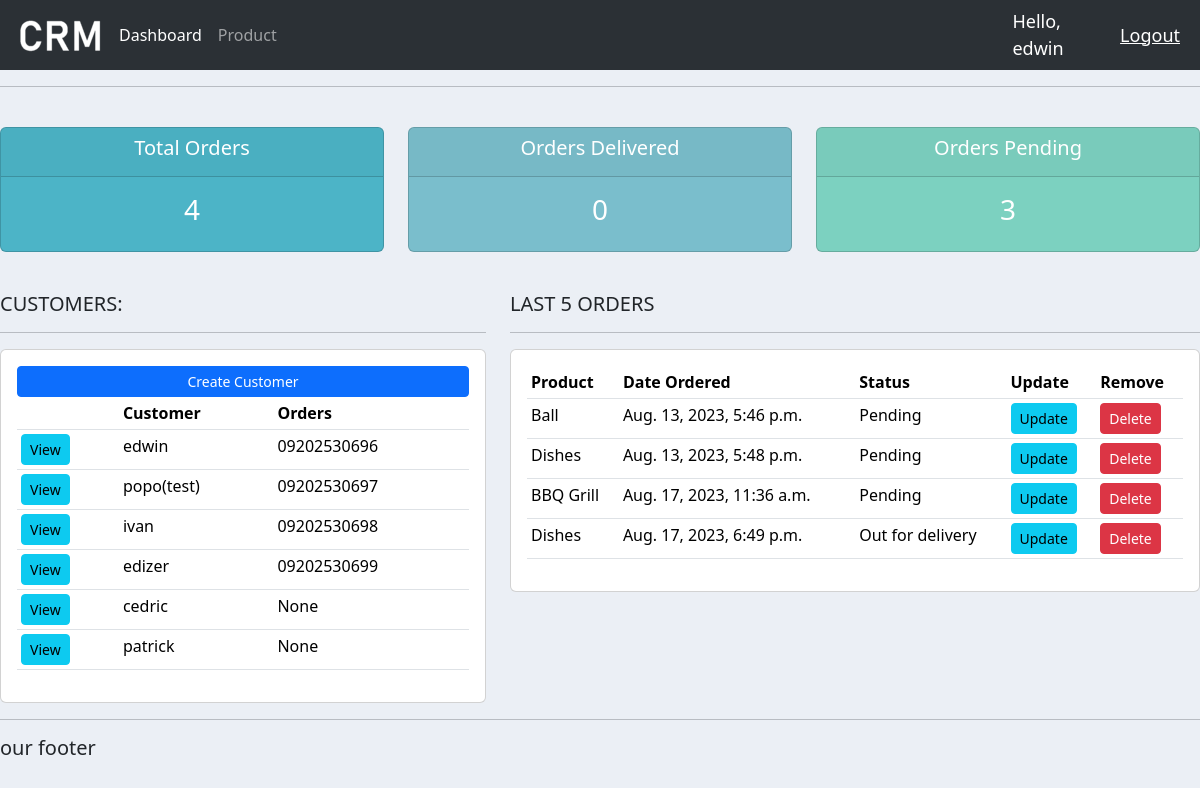
The app's page / (signed in) with its own data.
### accounts/models.py (models this page shows, shortened)
class Customer(models.Model):
    user = models.OneToOneField(User, null=True, blank=True, on_delete=models.CASCADE)
    name = models.CharField(max_length=200, null=True)
    phone = models.CharField(max_length=200, null=True)
    email = models.CharField(max_length=200, null=True)
    profile_pic = models.ImageField(default="profile.jpg", null=True, blank=True)
    date_created = models.DateTimeField(auto_now_add=True, null=True)

class Order(models.Model):
    STATUS = (
        ('Pending', 'Pending'),
        ('Out for delivery', 'Out for delivery'),
        ('Delivered', 'Delivered'),
    )
    customer = models.ForeignKey(Customer, null=True, on_delete=models.SET_NULL)
    product = models.ForeignKey(Product, null=True, on_delete=models.SET_NULL)
    date_created = models.DateTimeField(auto_now_add=True, null=True)
    status = models.CharField(max_length=200, null=True, choices=STATUS)
    note = models.CharField(max_length=1000, null=True)

class Product(models.Model):
    CATEGORY = (
        ('Indoor', 'Indoor'),
        ('Out Door', 'Out Door'),
    )
    name = models.CharField(max_length=200, null=True)
    price = models.FloatField(null=True)
    category = models.CharField(max_length=200, null=True, choices=CATEGORY)
    description = models.CharField(max_length=200, null=True, blank=True)
    date_created = models.DateTimeField(auto_now_add=True, null=True)
    tags = models.ManyToManyField(Tag)
    def __str__(self):
        return self.name

### accounts/decorators.py (the view)
    def wrapper_function(request, *args, **kwargs):
        group = None
        if request.user.groups.exists():
            group = request.user.groups.all()[0].name
        if group == 'customer':
            return redirect('user_page')
        if group == 'admin':
            return view_func(request, *args, **kwargs)

### accounts/views.py (called while the page is built)
@login_required(login_url='login')
@admin_only
def home(request):
    orders = Order.objects.all()
    customers = Customer.objects.all()
    total_customers = customers.count()
    total_orders = orders.count()
    delivered = orders.filter(status='Delivered').count()
    pending = orders.filter(status='Pending').count()
    context = {'orders': orders, 'customers': customers,
               'total_customers':total_customers, 'total_orders':total_orders,
               'delivered':delivered, 'pending':pending
               }
    return render(request, 'accounts/dashboard.html', context)

### accounts/templates/accounts/dashboard.html
{% extends 'accounts/main.html' %}
{% block content %}
{% include 'accounts/status.html' %}
<br>
<div class="row">
    <div class="col-md-5">
        <h5>CUSTOMERS:</h5>
        <hr>
        <div class="card card-body">
            <a class="btn btn-primary btn-sm btn-block" href="">Create Customer
            </a>
            <table class="table table-sm">
                <tr>
                    <th></th>
                    <th>Customer</th>
                    <th>Orders</th>
                </tr>
                {% for customer in customers %}
                    <tr>
                        <td><a class="btn btn-sm btn-info" href="{% url 'customer' customer.id %}"> View</a></td>
                        <td>{{customer.name}}</td>
                        <td>{{customer.phone}}</td>
                    </tr>
                {% endfor %}
            </table>
        </div>
    </div>
    <div class="col-md-7">
        <h5>LAST 5 ORDERS</h5>
        <hr>
        <div class="card card-body">
            <table class="table table-sm">
                <tr>
                    <th>Product</th>
                    <th>Date Ordered</th>
                    <th>Status</th>
                    <th>Update</th>
                    <th>Remove</th>
                </tr>
                {% for order in orders %}
                    <tr>
                        <td>{{order.product}}</td>
                        <td>{{order.date_created}}</td>
                        <td>{{order.status}}</td>
                        <td> <a class="btn btn-sm btn-info" href="{% url 'update_order' order.id %}">Update</a></td>
                        <td> <a class="btn btn-sm btn-danger" href="{% url 'delete_order' order.id %}">Delete</a></td>
                    </tr>
                {% endfor %}
            </table>
        </div>
    </div>
</div>
{% endblock %}

### accounts/templates/accounts/main.html (shortened to what this page needs)
{% load static %}
<!DOCTYPE html>
<html lang="en">
<head>
    <link href="https://cdn.jsdelivr.net/npm/bootstrap@5.3.1/dist/css/bootstrap.min.css" rel="stylesheet">
    <link rel="stylesheet" href="{% static 'css/main.css' %}">
</head>
<body>
    {% include 'accounts/navbar.html' %}
    {% block content %}
    {% endblock %}
    <hr>
    <h5>our footer</h5>
</body>
</html>

### accounts/templates/accounts/navbar.html (shortened to what this page needs)
{% load static %}
<nav class="navbar navbar-expand-lg bg-body-tertiary bg-dark" data-bs-theme="dark">
    <div class="container-fluid">
      <img src="{% static 'images/logo.png' %}" alt="Logo">
      <div class="collapse navbar-collapse" id="navbarNav">
        <ul class="navbar-nav">
          {% if request.user.is_staff %}
          <li class="nav-item">
            <a class="nav-link active" aria-current="page" href="{% url 'home' %}">Dashboard</a>
          </li>
          <li class="nav-item">
            <a class="nav-link" href="{% url 'products' %}">Product</a>
          </li>
          {% else %}
          <li class="nav-item">
            <a class="nav-link" href="{% url 'account' %}">Settings</a>
          </li>
          {% endif %}
        </ul>
      </div>
    </div>
    <span class="hello-msg">Hello, {{request.user}}</span>
    <span><a class="hello-msg" href="{% url 'logout' %}"> Logout</a></span>
  </nav>
<hr>

### accounts/templates/accounts/status.html
<br>
<div class="row">
    <div class="col">
        <div class="col-md">
            <div class="card text-center text-white mb-3" id="total-orders">
                <div class="card-header">
                    <h5 class="card-title">Total Orders</h5>
                </div>
                <div class="card-body">
                    <h3 class="card-title">{{total_orders}}</h3>
                </div>
            </div>
        </div>
    </div>
    <div class="col">
        <div class="card text-center text-white mb-3" id="orders-delivered">
            <div class="card-header">
                <h5 class="card-title">Orders Delivered</h5>
            </div>
            <div class="card-body">
                <h3 class="card-title">{{delivered}}</h3>
            </div>
        </div>
    </div>
    <div class="col">
        <div class="col-md">
            <div class="card text-center text-white mb-3" id="orders-pending">
                <div class="card-header">
                    <h5 class="card-title">Orders Pending</h5>
                </div>
                <div class="card-body">
                    <h3 class="card-title">{{pending}}</h3>
                </div>
            </div>
        </div>
    </div>
</div>

### static/css/main.css (style rules this page uses)
body { background-color: #ebeff5; }
#total-orders { background-color: #4cb4c7; }
#orders-delivered { background-color: #7abecc; }
#orders-pending { background-color: #7CD1C0; }

### accounts/templates/accounts/navbar.html (style rules this page uses)
.hello-msg { font-size: 18px; color: #fff; margin-right: 20px; }

### records on screen
Customer: name "edwin", phone "09202530696"
Customer: name "popo(test)", phone "09202530697"
Customer: name "ivan", phone "09202530698"
Customer: name "edizer", phone "09202530699"
Customer: name "cedric", phone "None"
Customer: name "patrick", phone "None"
Order: product "Ball", date_created "Aug. 13, 2023, 5:46 p.m.", status "Pending"
Order: product "Dishes", date_created "Aug. 13, 2023, 5:48 p.m.", status "Pending"
Order: product "BBQ Grill", date_created "Aug. 17, 2023, 11:36 a.m.", status "Pending"
Order: product "Dishes", date_created "Aug. 17, 2023, 6:49 p.m.", status "Out for delivery"

### other values on screen
{{ request.user }} "edwin"
{{ total_orders }} "4"
{{ delivered }} "0"
{{ pending }} "3"
